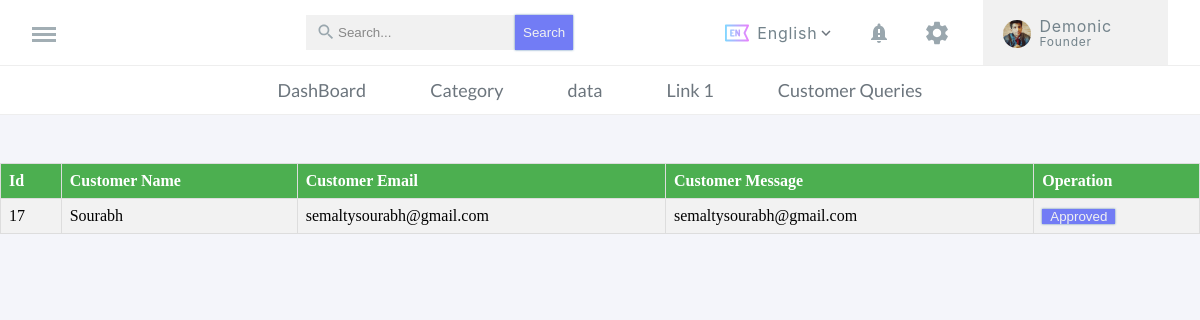
/admin/query.php (signed in), run on the app's committed database.
### tables this page shows
CREATE TABLE `tbl_query` (
  `id` int(11) NOT NULL,
  `cus_name` varchar(100) NOT NULL,
  `cus_email` varchar(100) NOT NULL,
  `cus_msg` text NOT NULL
);

### admin/adminfunction.php (called while the page is built, shortened)
<?php
function getQueryData()
{
    include '../db/db.inc.php';
    $sql = "SELECT * FROM `tbl_query`";
    $result = mysqli_query($conn, $sql);
    $arr1 = array();
    while ($row = mysqli_fetch_array($result)) {
        $data1['id'] = $row['id'];
        $data1['cus_name']  = $row['cus_name'];
        $data1['cus_email']  = $row['cus_email'];
        $data1['cus_msg'] = $row['cus_msg'];
        array_push($arr1, $data1);
    }
    return $arr1;
}

### admin/query.php (the view, shortened to what this page needs)
<?php
if (empty($_SESSION['email']) && empty($_SESSION['id'])) {
?>
    <html>
    <head>
        <title>Won't Work</title>
        <link rel="stylesheet" href="../css/style.css">
    </head>
    <div class="msg_underoverlay">
        <div class="popup">
            <h3 class="popup_head">Message!</h3>
            <span class="popup_msg">Ah!... You got on a wrong Foot</span><br><br>
            <span class="popup_msg">Try to Login First...!!!</span>
            <div class="re_loginbtn">
                <button class="primary-btn wrongLogin" onclick="wrongLogin();">Ok</button>
            </div>
        </div>
    </div>
    <script>
        function wrongLogin() {
            window.location.assign("../login.php");
        }
    </script>
<?php
    exit();
} else {
    include './header.php';
    include './adminfunction.php';
    $getQueryData = getQueryData();
    ?>
<!DOCTYPE html>
<html lang="en">
<head>
</head>
<body>
    <div class="box1 tablerow">
        <table>
            <tr>
                <th>Id</th>
                <th>Customer Name</th>
                <th>Customer Email</th>
                <th>Customer Message</th>
                <th>Operation</th>
            </tr>
            <?php
            foreach ($getQueryData as $data) {
            ?>
                <tr>
                    <td><?php echo $data['id']; ?></td>
                    <td><?php echo $data['cus_name']; ?></td>
                    <td><?php echo $data['cus_email']; ?></td>
                    <td><?php echo $data['cus_msg']; ?></td>
                    <td><button class="primary-btn" onclick="return approvedQuery('<?php echo $data['id']; ?>','<?php echo $data['cus_email'] ?>','<?php echo $data['cus_name']; ?>];?>')">Approved</button></td>
                </tr>
            <?php
            }
            ?>
        </table>
    </div>
</body>
</html>
<?php
        }?>

### css/style.css (style rules this page uses)
* { margin: 0; padding: 0; box-sizing: border-box; -webkit-box-sizing: border-box; -moz-box-sizing: border-box; -webkit-font-smoothing: antialiased; -moz-font-smoothing: antialiased; -o-font-smoothing: antialiased; text-rendering: optimizeLegibility; }
body { background-color: #f4f5fa; }
:root { --blue: #2c8ef8; --indigo: #727cf5; --purple: #6b5eae; --pink: #ff679b; --red: #fa5c7c; --orange: #fd7e14; --yellow: #ffbc00; --green: #0acf97; --teal: #02a8b5; --cyan: #39afd1; --white: #fff; --gray: #98a6ad; --gray-dark: #343a40; --primary: #727cf5; --secondary: #6c757d; --success: #0acf97; --info: #39afd1; --warning: #ffbc00; --danger: #fa5c7c; --light: #eef2f7; --dark: #313a46; }
.primary-btn { background-color: var(--indigo); border: none; cursor: pointer; color: #f1f1f1; padding: 0rem 0.5rem; border-color: 0.5px solid var(--indigo); box-shadow: 0px 0px 2px rgba(23, 88, 150, 0.726); transition: 0.3s all; }
table { border-collapse: collapse; border-spacing: 0; width: 100%; border: 1px solid #ddd; }
th { padding-top: 12px; padding-bottom: 12px; text-align: left; background-color: #4caf50; color: white; border: 1px solid #ddd; padding: 8px; }
td { border: 1px solid #ddd; padding: 8px; }
tr:nth-child(even) { background-color: #f2f2f2; }
.box1 { margin: 3rem 0rem; }
.tablerow { overflow-x: auto; }

### data on the page
tbl_query: id "17", cus_name "Sourabh", cus_email "semaltysourabh@gmail.com", cus_msg "semaltysourabh@gmail.com"
